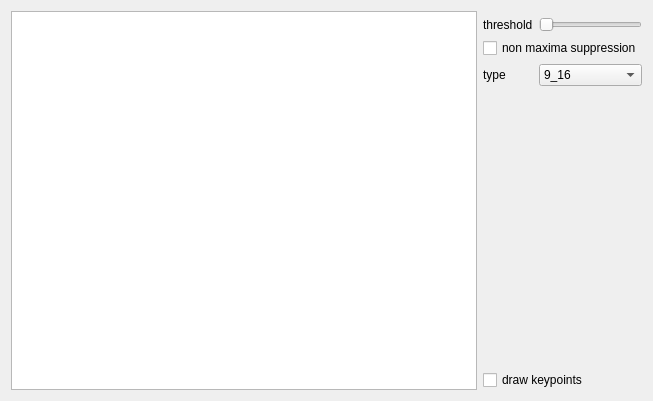
<?xml version="1.0" encoding="UTF-8"?>
<ui version="4.0">
 <class>DialogFAST</class>
 <widget class="QDialog" name="DialogFAST">
  <property name="geometry">
   <rect>
    <x>0</x>
    <y>0</y>
    <width>653</width>
    <height>401</height>
   </rect>
  </property>
  <property name="windowTitle">
   <string>Dialog</string>
  </property>
  <layout class="QGridLayout" name="gridLayout" columnstretch="2,0,0">
   <item row="1" column="2">
    <widget class="QSlider" name="sliderThreshold">
     <property name="minimum">
      <number>5</number>
     </property>
     <property name="maximum">
      <number>128</number>
     </property>
     <property name="orientation">
      <enum>Qt::Horizontal</enum>
     </property>
    </widget>
   </item>
   <item row="3" column="1">
    <widget class="QLabel" name="label_2">
     <property name="text">
      <string>type</string>
     </property>
    </widget>
   </item>
   <item row="2" column="1" colspan="2">
    <widget class="QCheckBox" name="cBNMS">
     <property name="text">
      <string>non maxima suppression</string>
     </property>
    </widget>
   </item>
   <item row="5" column="1" colspan="2">
    <widget class="QCheckBox" name="cBDrawKeyPoints">
     <property name="text">
      <string>draw keypoints</string>
     </property>
    </widget>
   </item>
   <item row="1" column="1">
    <widget class="QLabel" name="label">
     <property name="text">
      <string>threshold</string>
     </property>
    </widget>
   </item>
   <item row="4" column="1" colspan="2">
    <spacer name="verticalSpacer">
     <property name="orientation">
      <enum>Qt::Vertical</enum>
     </property>
     <property name="sizeHint" stdset="0">
      <size>
       <width>20</width>
       <height>40</height>
      </size>
     </property>
    </spacer>
   </item>
   <item row="3" column="2">
    <widget class="QComboBox" name="cBxType">
     <item>
      <property name="text">
       <string>9_16</string>
      </property>
     </item>
     <item>
      <property name="text">
       <string>7_12</string>
      </property>
     </item>
     <item>
      <property name="text">
       <string>5_8</string>
      </property>
     </item>
    </widget>
   </item>
   <item row="0" column="0" rowspan="6">
    <widget class="QTableView" name="tableView"/>
   </item>
  </layout>
 </widget>
 <resources/>
 <connections/>
</ui>
